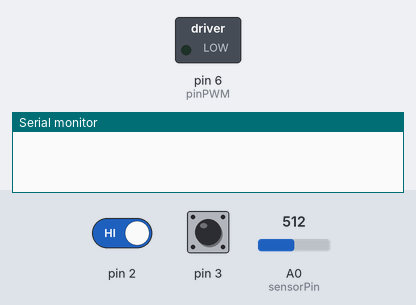
The sketch below on a simulated Arduino Uno, built with avr-gcc and run on an emulated ATmega328P. Shown: switched loads named in the sketch (green lamp = pin HIGH), the last lines printed to the serial monitor. Inputs (shaded band) come from the test bench; at power-on: pin 2 HIGH, pin 3 HIGH, A0 (sensorPin) = 512.

Above: at 1.2 s.
1.3 s: pin 2 driven LOW
2.8 s: pin 3 pulled LOW for 0.15 s
4.4 s: pin 3 pulled LOW for 1 s
At 4.7 s:
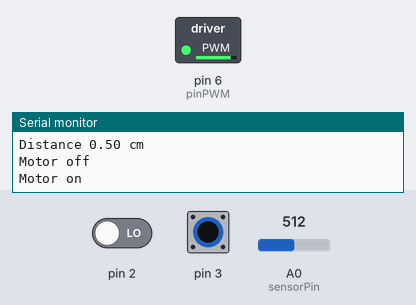
Timing chart, 0 to 7.4 s (numbered marks = the images above; inputs shaded):
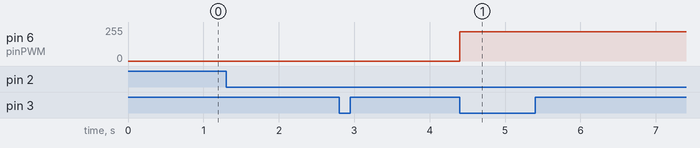

The sketch:

2022_p1.ino
```cpp
int sensorPin = A0;    // select the input pin for the potentiometer
int pinPWM = 6;
int sensorValue=0;
bool sentido= false;
float contador=0;

void contar(){
contador = contador + 1;
Serial.print("Distance ");
Serial.print(contador/2);
Serial.println(" cm");
}

void setup() {
  pinMode(sensorPin, INPUT);
  pinMode(3, INPUT_PULLUP);
  Serial.begin(9600);
  attachInterrupt(0,contar,FALLING);
  attachInterrupt(1,iniciar,FALLING);
}

void loop() {
 sensorValue = analogRead(sensorPin);
}

void iniciar(){
  if (sentido==true){
  contador=0;
  Serial.println("Motor on");
  analogWrite(pinPWM,220);
  sentido=false;
  }
  else{
    Serial.println("Motor off");
    digitalWrite(pinPWM,LOW);
    sentido=true;
    contador=0;
    }
}
```

Measured:
- after the input at 4.4 s, pin 6 (pinPWM): 0/255 → 220/255 at once
